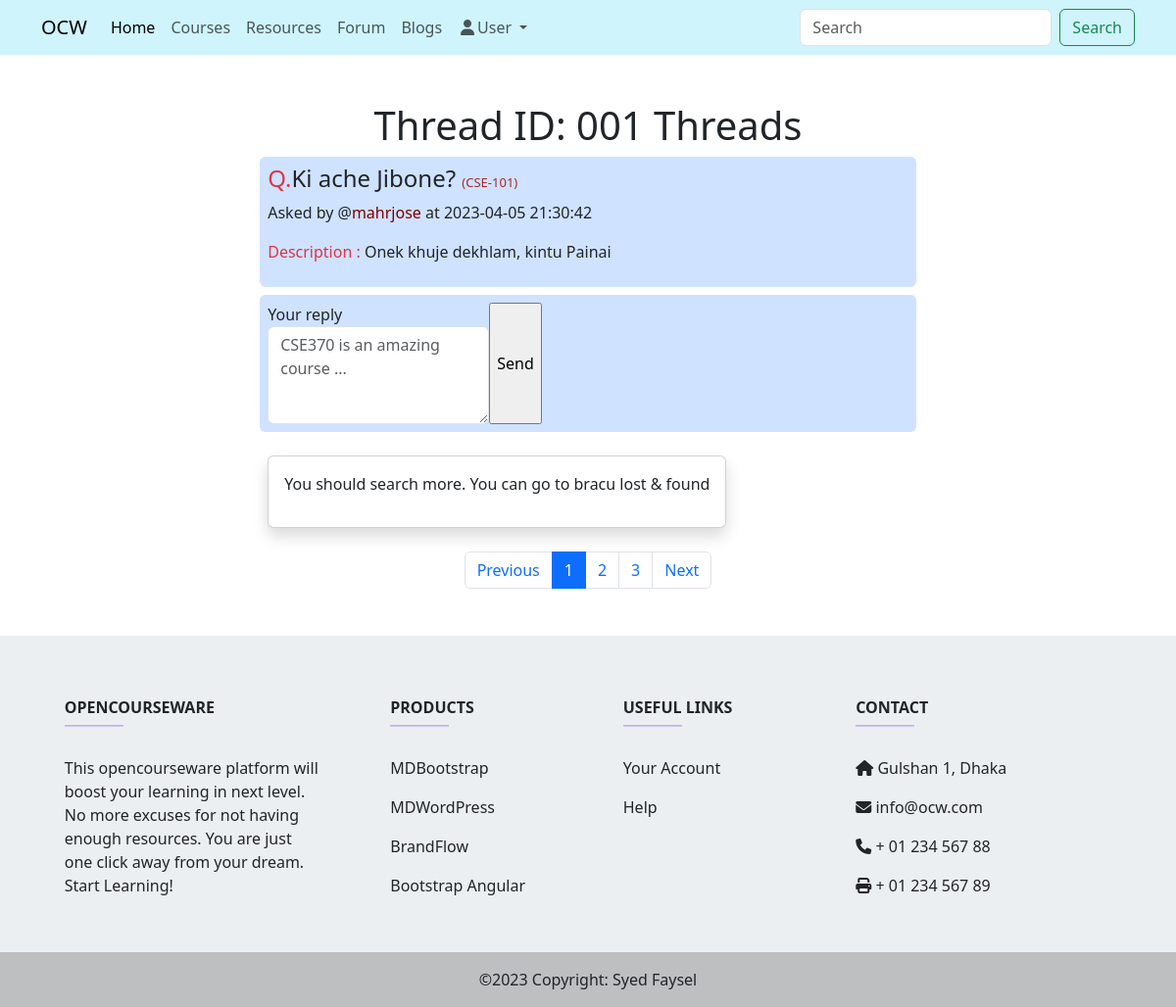
Screenshot of /threads.php?question_id=1 (signed in) with the database file from the repository.
### tables this page shows
CREATE TABLE `questions` (
  `question_id` int(11) NOT NULL,
  `course_code` varchar(10) DEFAULT NULL,
  `username` varchar(50) DEFAULT NULL,
  `question_title` varchar(255) NOT NULL,
  `question_body` text NOT NULL,
  `created_at` timestamp NOT NULL DEFAULT current_timestamp(),
  `updated_at` timestamp NOT NULL DEFAULT current_timestamp() ON UPDATE current_timestamp()
);

CREATE TABLE `answers` (
  `answer_id` int(11) NOT NULL,
  `course_code` varchar(10) DEFAULT NULL,
  `question_id` int(11) NOT NULL,
  `username` varchar(50) DEFAULT NULL,
  `answer_text` text NOT NULL,
  `post_time` timestamp NOT NULL DEFAULT current_timestamp()
);

### config/dbconnect.php (called while the page is built)
<?php
class Dbconnect {
    private $host = "localhost";
    private $user = "root";
    private $password = "";
    private $database = "ocw";
    public function getConnection() {
        $dsn = "mysql:host=" . $this->host . ";dbname=" . $this->database;
        $pdo = new PDO($dsn, $this->user, $this->password);
        $pdo->setAttribute(PDO::ATTR_DEFAULT_FETCH_MODE, PDO::FETCH_ASSOC);
        return $pdo;
    }
}
?>

### config/classes/Courses.php (called while the page is built, shortened)
<?php
require_once $_SERVER['DOCUMENT_ROOT'] . '/OCW/config/dbconnect.php';
class Courses extends Dbconnect {
    private $conn;
    public function __construct() {
        $this->conn = $this->getConnection();
    }
    public function getQuestion($question_id){
        $stmt = $this->conn->prepare("SELECT * FROM questions WHERE question_id = :question_id");
        $stmt->execute(['question_id' => $question_id]);
        return $stmt->fetch();
    }
    public function getAnswers($question_id = null) {
        if($question_id == null){
            $stmt = $this->conn->prepare("SELECT * FROM answers");
        }else{
            $stmt = $this->conn->prepare("SELECT * FROM answers WHERE question_id = '$question_id'");
        }
        $stmt->execute();
        return $stmt->fetchAll();
    }
}
?>

### threads.php (the view, shortened to what this page needs)
<?php
    require_once 'config/dbconnect.php';
    require_once 'config/classes/Courses.php';
    $c = new Courses();
    if(isset($_GET['question_id'])){
        $question_id = $_GET['question_id'];
        $question = $c->getQuestion($question_id);
        $answers = $c->getAnswers($question_id);
    }
include "./templates/header.php"
?>
</head>
<body>
<?php include "./templates/navigation.php" ?>
    <section class="container my-5">
        <h1 class="text-center"><?php echo htmlspecialchars('Thread ID: 001')?> Threads</h1>
        <?php $username = $question['username']; $posted = $question['created_at']; ?>
        <div class="question bg-primary-subtle container rounded p-2" style="width:60%">
            <h4><span class="text-danger">Q.</span><?php echo htmlspecialchars($question['question_title']); ?> <span class="" style="font-size:small; color:brown">(<?php echo $question['course_code'] ?>)</span> </h4>
            <p>Asked by @<span><a href="user.php?username=<?php echo htmlspecialchars($username)?>"><?php echo htmlspecialchars($username)?></a></span> at <?php echo htmlspecialchars($question['created_at']); ?></p>
            <p><span class="text-danger">Description : </span> <?php echo htmlspecialchars($question['question_body']); ?></p>
        </div>
        <div class="add-answer  my-2 question bg-primary-subtle container rounded p-2" style="width:60%">
            <form class="d-flex" action="threads.php" method="post">
                <div class="form-group">
                    <label for="floatingTextarea">Your reply</label>
                    <textarea class="form-control" style="height: 100px" placeholder="CSE370 is an amazing course ..." id="floatingTextarea" name="answer"></textarea>
                </div>
                <input class="" type="submit" value="Send">
            </form>
        </div>
        <div class="gy-5 my-3 question container rounded p-2" style="width:60%">
            <?php foreach($answers as $answer){ ?>
                <div class=" mb-3 mb-sm-0 d-flex" >
                    <div class="card p-3 shadow rounded">
                        <p><?php echo htmlspecialchars($answer['answer_text']);?>
                        </p>
                    </div>
                </div>
            <?php } ?>
        </div>
        <nav aria-label="Page navigation example">
            <ul class="pagination justify-content-center">
                <li class="page-item">
                    <a class="page-link">Previous</a>
                </li>
                <li class="page-item active"><a class="page-link" href="#">1</a></li>
                <li class="page-item"><a class="page-link" href="#">2</a></li>
                <li class="page-item"><a class="page-link" href="#">3</a></li>
                <li class="page-item">
                    <a class="page-link" href="#">Next</a>
                </li>
            </ul>
        </nav>
    </section>
<?php include "./templates/footer.php" ?>
</body>
</html>

### templates/header.php (style rules this page uses)
a { text-decoration: none; color : maroon; }
li { list-style-type: none; }

### rows the page displays
questions: question_title "Ki ache Jibone?", course_code "CSE-101", username "mahrjose", created_at "2023-04-05 21:30:42", question_body "Onek khuje dekhlam, kintu Painai"
answers: answer_text "You should search more. You can go to bracu lost & found"
